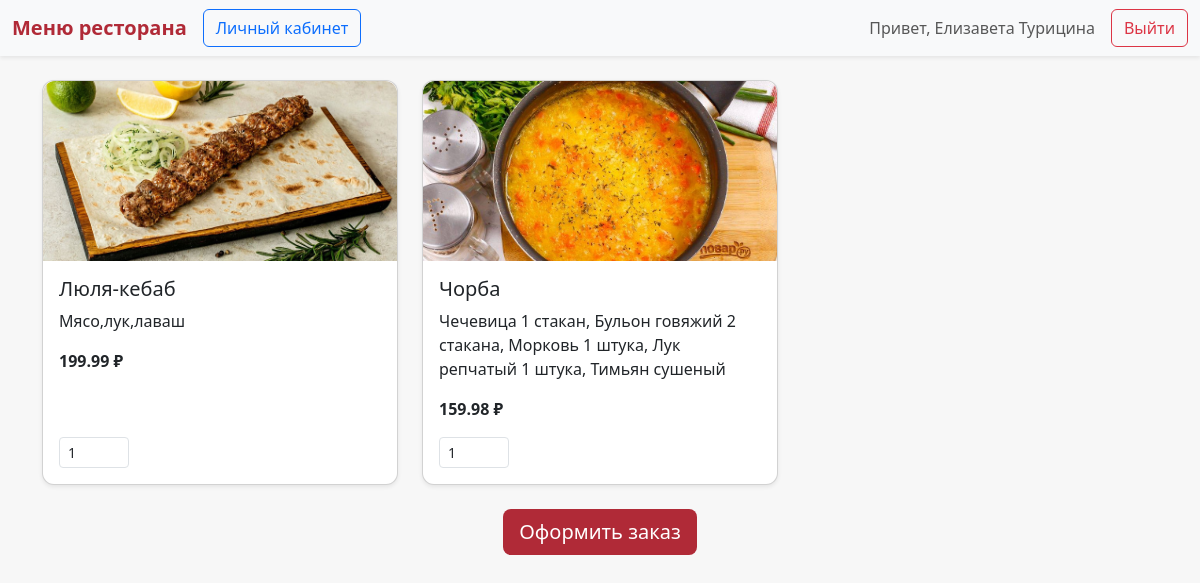
Page /client/client.php (signed in) on the committed database.
### tables this page shows
CREATE TABLE `Users` (
  `Id` int(11) NOT NULL,
  `Surname` varchar(255) NOT NULL,
  `Name` varchar(255) NOT NULL,
  `Patronomyc` varchar(255) DEFAULT NULL,
  `Phone` varchar(255) NOT NULL,
  `Password` varchar(1000) NOT NULL,
  `Role` enum('client','waiter','admin') NOT NULL
);

CREATE TABLE `Dishes` (
  `Id` int(11) NOT NULL,
  `Name` varchar(255) NOT NULL,
  `Сompound` varchar(255) NOT NULL,
  `Price` decimal(10,2) NOT NULL,
  `Img` varchar(255) NOT NULL
);

### client/client.php (the view, shortened to what this page needs)
<?php
    include("../settings/connect_database.php");
    if(isset($_SESSION['user'])) {
        if($_SESSION['user'] != -1) {
            $query = $mysqli->query("SELECT `Role`, `Name`, `Surname` FROM `Users` WHERE `Id` = ".$_SESSION["user"]);
            if($query && $query->num_rows == 1) {
                $read = $query->fetch_assoc();
            }
        } else {
            header("Location: ../index.php");
        }
    } else {
        header("Location: ../index.php");
    }
    $username = $read["Name"]. ' '. $read["Surname"];
    $dishesQuery = $mysqli->query("SELECT * FROM `Dishes` ORDER BY `Name` ASC");
?>
<!DOCTYPE html>
<html lang="ru">
<head>
    <link href="https://cdn.jsdelivr.net/npm/bootstrap@5.3.2/dist/css/bootstrap.min.css" rel="stylesheet">
</head>
<body>
    <nav class="navbar navbar-expand-lg navbar-light bg-light shadow-sm mb-4">
        <div class="container-fluid">
            <a class="navbar-brand" href="#">Меню ресторана</a>
            <div class="collapse navbar-collapse">
                <ul class="navbar-nav me-auto">
                    <li class="nav-item">
                        <a href="profile.php" class="btn btn-outline-primary">Личный кабинет</a>
                    </li>
                </ul>
                <span class="navbar-text me-3">Привет, <?= $username ?></span>
                <a href="../functions/logout.php" class="btn btn-outline-danger">Выйти</a>
            </div>
        </div>
    </nav>
    <div class="container">
        <form method="post" action="createOrder.php">
            <div class="row g-4">
                <?php while($dish = $dishesQuery->fetch_assoc()): ?>
                    <div class="col-md-4">
                        <div class="card h-100 shadow-sm">
                            <img src="../resources/img/<?= $dish['Img'] ?>" class="card-img-top" alt="<?= $dish['Name'] ?>">
                            <div class="card-body d-flex flex-column">
                                <h5 class="card-title"><?= $dish['Name'] ?></h5>
                                <p class="card-text"><?= $dish['Сompound'] ?></p>
                                <p class="card-text fw-bold"><?= $dish['Price'] ?> ₽</p>
                                <div class="mt-auto d-flex gap-2 align-items-center">
                                    <input type="number" min="1" value="1" name="dishes[<?= $dish['Id'] ?>]" class="form-control form-control-sm quantity-input" data-id="<?= $dish['Id'] ?>" data-price="<?= $dish['Price'] ?>">
                                </div>
                            </div>
                        </div>
                    </div>
                <?php endwhile; ?>
            </div>
            <div class="mt-4 text-center">
                <button type="submit" class="btn btn-accent btn-lg">Оформить заказ</button>
            </div>
        </form>
    </div>
</body>
</html>

### client/client.php (style rules this page uses)
body { background-color: #f7f7f7; }
.navbar-brand { font-weight: 600; color: #b02a37 !important; }
.btn-accent { background-color: #b02a37; border: none; color: white; }
.card { border-radius: 12px; }
.card-img-top { height: 180px; object-fit: cover; border-top-left-radius:12px; border-top-right-radius:12px; }
.quantity-input { width: 70px; }

### rows in the picture
users: username "Елизавета Турицина"
dishes: Img (picture), Name "Люля-кебаб", Сompound "Мясо,лук,лаваш", Price "199.99"
dishes: Img (picture), Name "Чорба", Сompound "Чечевица 1 стакан, Бульон говяжий 2 стакана, Морковь 1 штука, Лук репчатый 1 штука, Тимьян сушеный", Price "159.98"
